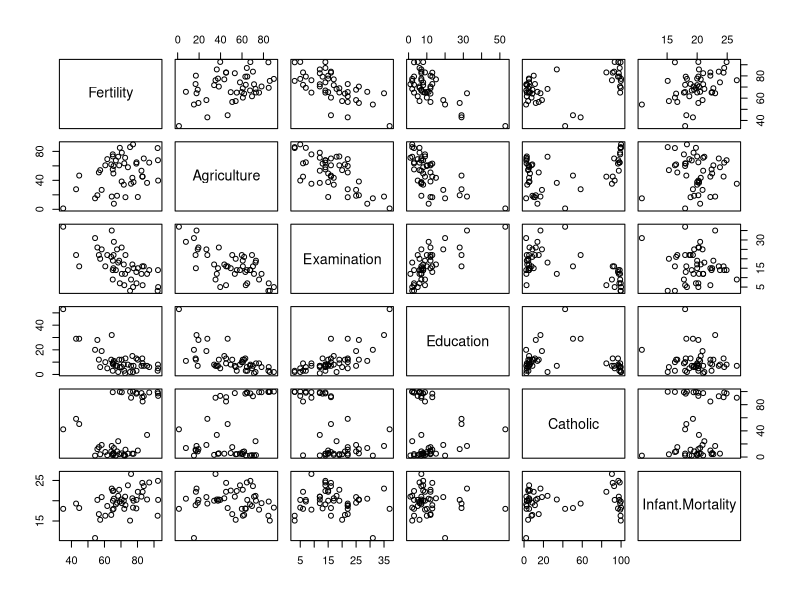
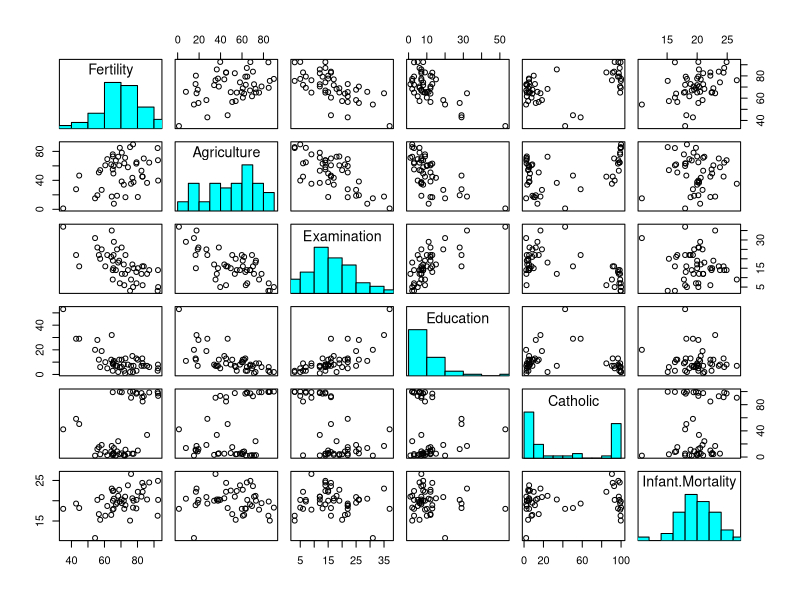
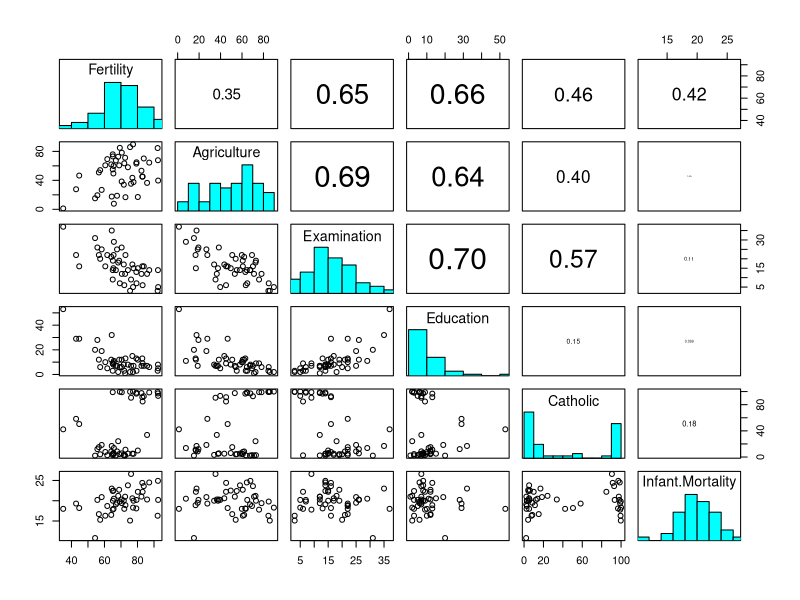
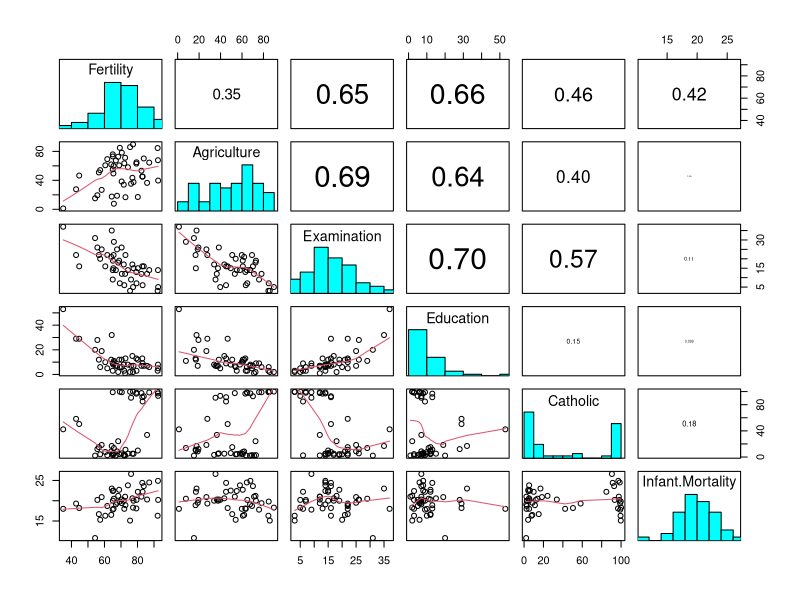
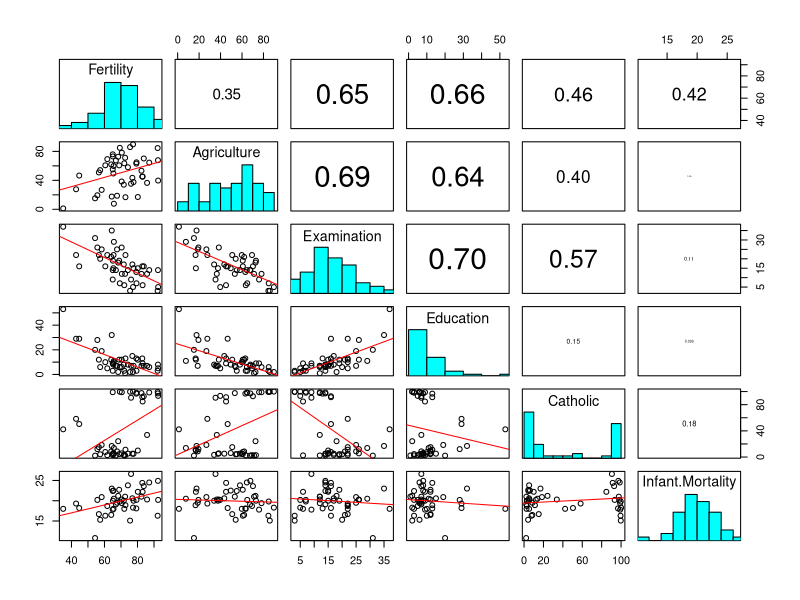
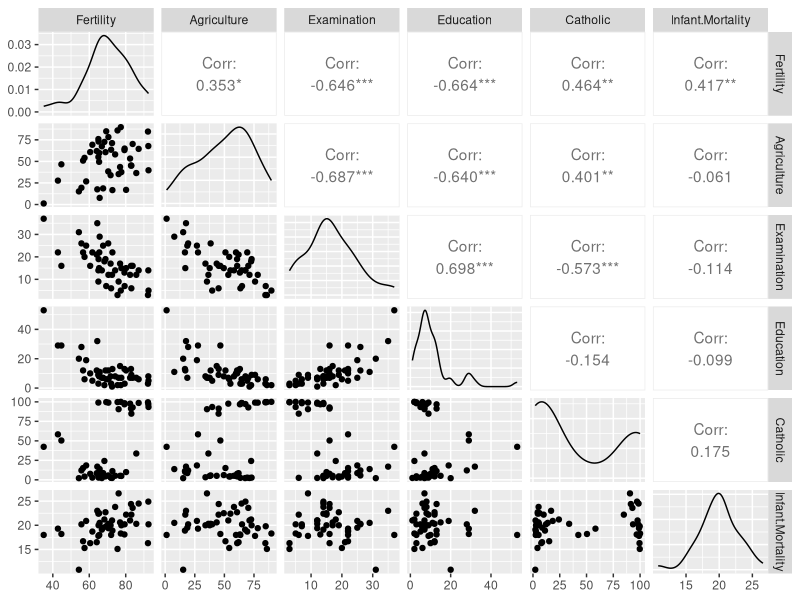
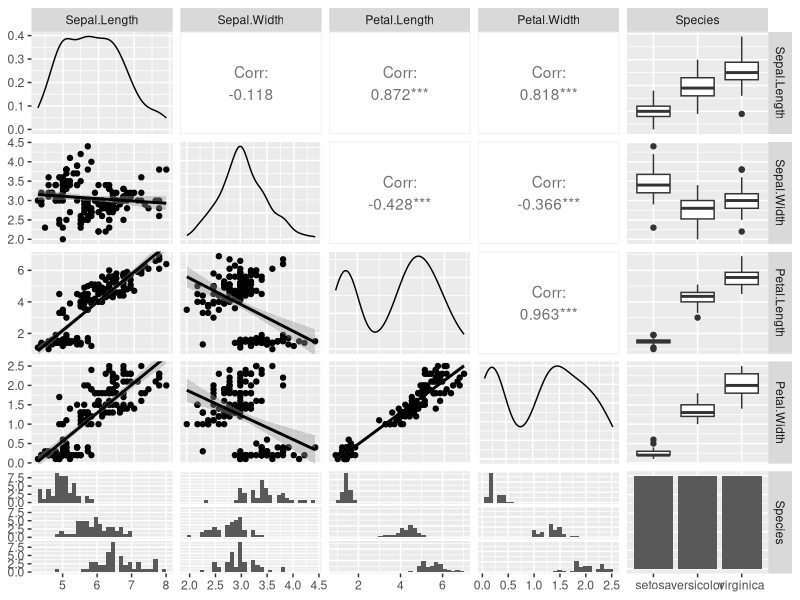
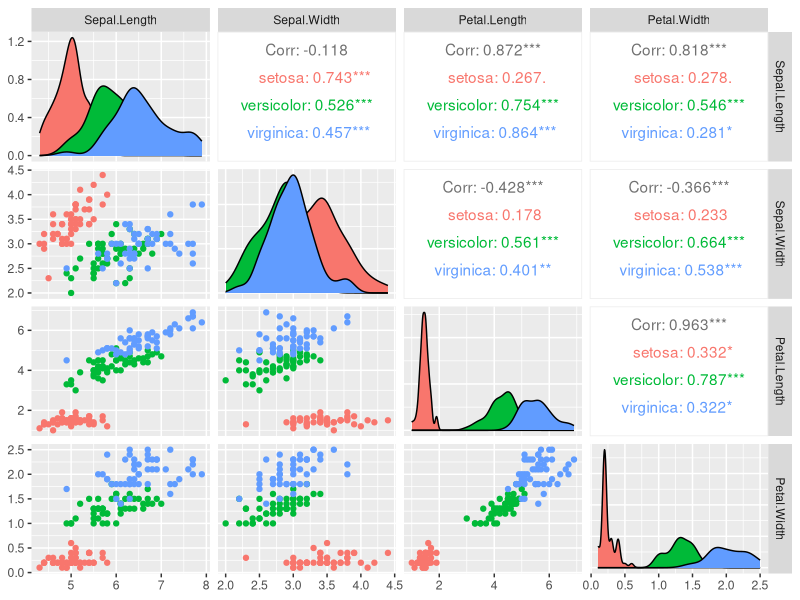

Reproduce these figures in R, in order.
## ---- chunk 1
#install_github("melina-leite/rmdformats")
library(knitr)
library(ggplot2)
library(tidyverse)

opts_chunk$set(
  fig.align = "center", fig.show = "hold", fig.height = 6,
  warning = F, message = F, error = F, cache = T
)
options(formatR.arrow = TRUE, width = 90)
## ---- chunk 2
data(swiss)
data(iris)
## ---- chunk 3
knitr::kable(cor(swiss))
## ---- chunk 4
pairs(swiss)
## ---- chunk 5
#função retirada do help(pairs)
panel.hist <- function(x, ...)
{
  usr <- par("usr"); on.exit(par(usr))
  par(usr = c(usr[1:2], 0, 1.5) )
  h <- hist(x, plot = FALSE)
  breaks <- h$breaks; nB <- length(breaks)
  y <- h$counts; y <- y/max(y)
  rect(breaks[-nB], 0, breaks[-1], y, col = "cyan", ...)
}
## ---- chunk 6
pairs(swiss, diag.panel = panel.hist)
## ---- chunk 7
#função retirada do help(pairs)
panel.cor <- function(x, y, digits = 2, prefix = "", cex.cor, ...)
{
  usr <- par("usr"); on.exit(par(usr))
  par(usr = c(0, 1, 0, 1))
  r <- abs(cor(x, y))
  txt <- format(c(r, 0.123456789), digits = digits)[1]
  txt <- paste0(prefix, txt)
  if(missing(cex.cor)) cex.cor <- 0.8/strwidth(txt)
  text(0.5, 0.5, txt, cex = cex.cor * r)
}
## ---- chunk 8
pairs(swiss, diag.panel = panel.hist, upper.panel = panel.cor)
## ---- chunk 9
pairs(swiss, diag.panel = panel.hist, upper.panel = panel.cor,
      lower.panel = panel.smooth)
#panel.smooth já existe como função no R
## ---- chunk 10
panel.lm <- function (x, y, col = par("col"), bg = NA, pch = par("pch"), 
    cex = 1, col.line="red") {
    points(x, y, pch = pch, col = col, bg = bg, cex = cex)
    ok <- is.finite(x) & is.finite(y)
    if (any(ok)) {
       abline(lm(y[ok]~x[ok]), col = col.line)
    }
}
## ---- chunk 11
pairs(swiss, diag.panel = panel.hist, upper.panel = panel.cor,
      lower.panel = panel.lm)
## ---- chunk 12
library(GGally)
## ---- chunk 13
ggpairs(swiss)
## ---- chunk 14
ggpairs(iris, lower = list(
    continuous = "smooth"))
## ---- chunk 15
ggpairs(iris, columns = 1:4, ggplot2::aes(colour=Species))
## ---- chunk 16
car::spm(~ Sepal.Length + Sepal.Width +  Petal.Length|Species, 
         data = iris,
        by.group=TRUE)
## ---- chunk 17
lattice::splom(iris)
